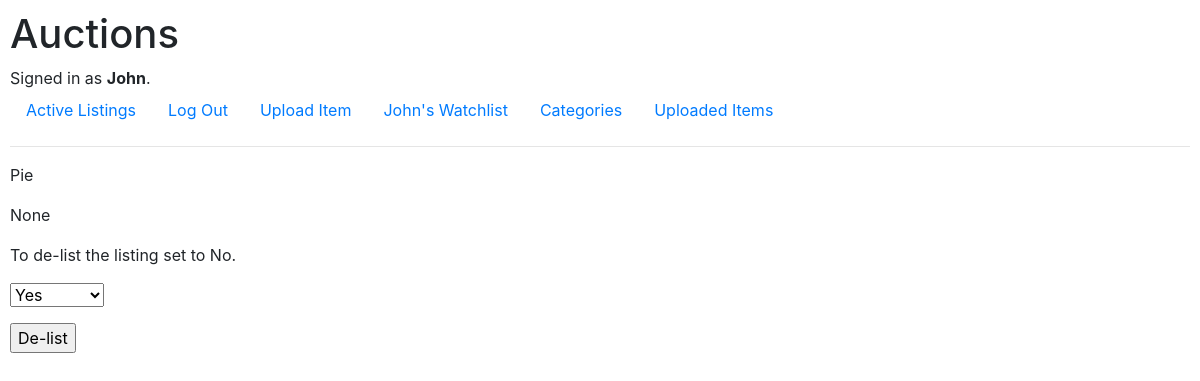
/updateFalse/4/ (signed in), run on an earlier commit of the app's database.
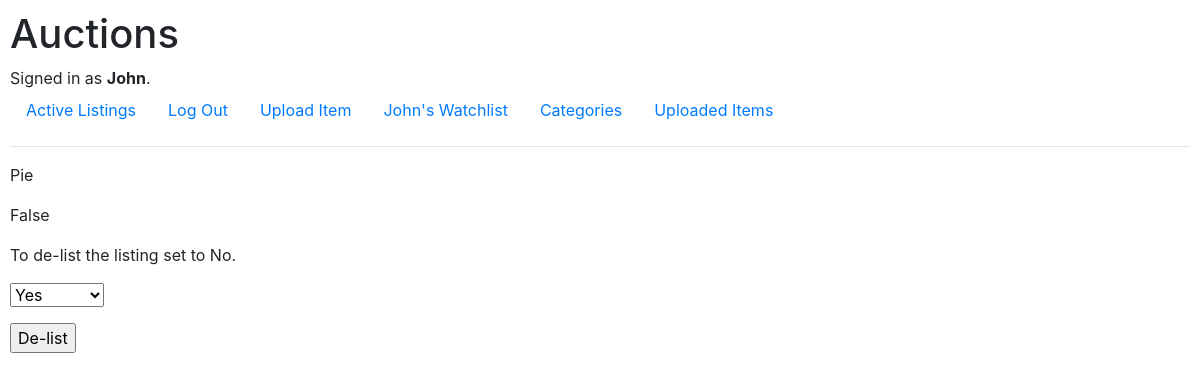
And on a later commit of the database.
### auctions/models.py (models this page shows)
class AuctionListing(models.Model):
    CATEGORY = (
        ("Accessories", "Accessories"),
        ("Books", "Books"),
        ("Electronics", "Electronics"),
        ("Food", "Food"),
        ("Garden", "Garden"),
        ("Home", "Home"),
        ("Music", "Music"),
        ("Office", "Office"),
        ("Safety", "Safety"),
        ("Video Games", "Video Games"),
    )
    user = models.ForeignKey(User, on_delete=models.CASCADE, null=True)
    title = models.CharField(max_length=200)
    description = models.TextField(blank=True)
    price = models.DecimalField(max_digits=10, decimal_places=2, null=True)
    photo = models.URLField(blank=True, null=True)
    category = models.CharField(max_length=200, blank=True, choices=CATEGORY)
    active = models.BooleanField(null=True, default=True)
    date_posted = models.DateTimeField(auto_now_add=True, blank=True, null=True)
    def __str__(self):
        return f"{self.user} | {self.title}"

### auctions/views.py (the view)
# urls.py: path("updateFalse/<int:id>/", views.updateFalse, name="updateFalse"),
@login_required
def updateFalse(request, id):
    auctions = AuctionListing.objects.get(id=id)
    print(auctions)
    form_post = AuctionActiveUpdateForm()
    if request.method == 'POST':
        form_post = AuctionActiveUpdateForm(request.POST, instance=auctions)
        if form_post.is_valid():
            form_item = form_post.save(commit=False)
            form_item.save()
    context = {'form_post': form_post, 'auctions': auctions}
    return render(request, "auctions/update_false.html", context)

### auctions/forms.py
class AuctionActiveUpdateForm(ModelForm):
    class Meta:
        model = AuctionListing
        exclude = ['user', 'title', 'description', 'price', 'photo', 'category',]

### auctions/templates/auctions/update_false.html (shortened to what this page needs)
{% extends "auctions/layout.html" %}
{% block body %}
{% if auctions.active == False and auctions.user == request.user %}
    <p>Item {{ auctions.title }} has been de-listed.</p>
{% else %}
    <p>{{ auctions.title }}</p>
    <p>{{ auctions.active }}</p>
    <p>To de-list the listing set to No.</p>
    <form action="{% url 'updateFalse' auctions.id%}" method="post">
        {% for p in form_post %}
            <p>{{ p }}</p>
        {% endfor %}
        <input type="submit" value="De-list">
    </form>
{% endif %}
{% endblock %}

What changed in the data, as far as the page shows it:
changed AuctionListing "Pie": active "None" → "False"
